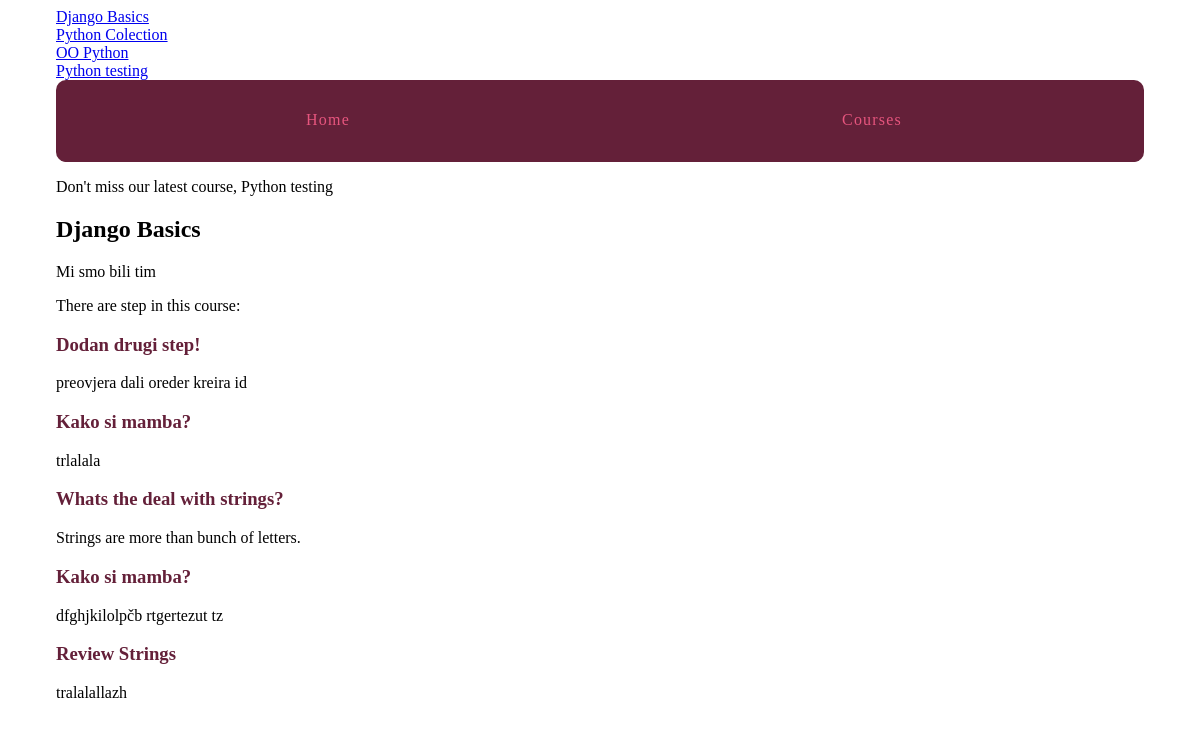
/courses/1, run on the app's committed database.
### courses/models.py (models this page shows, shortened)
class Course(models.Model):
    created_at = models.DateTimeField(auto_now_add=True)
    title = models.CharField(max_length=255)
    description = models.TextField()
    def __str__(self):
        return self.title

class Step(models.Model):
    title = models.CharField(max_length=255)
    description = models.TextField()
    order = models.IntegerField(default=0)
    course = models.ForeignKey(Course,  on_delete=models.CASCADE,)
    class Meta:
        abstract = True
        ordering = ['order',]

class Text(Step):
    content = models.TextField(blank=True, default='')
    def get_absolute_url(self):
        return reverse('courses:Text', kwargs={'course_pk': self.course_id, 'step_pk': self.id})

class Quiz(Step):
    total_questions = models.IntegerField(default=4)
    class Meta:
        verbose_name_plural = "Quizzes"
    def get_absolute_url(self):
        return reverse('courses:Quiz', kwargs={'course_pk': self.course_id, 'step_pk': self.id})

### courses/views.py (the view)
# urls.py: url(r'(?P<pk>\d+)$', views.course_detail, name='Detail'),
def course_detail(request, pk):
    course = get_object_or_404(models.Course, pk=pk)
    steps = sorted(chain(course.text_set.all(), course.quiz_set.all()), key=lambda step:step.order)
    return render(request, 'courses/course_detail.html', {'course': course, 'steps': steps})

### courses/templatetags/course_extras.py (called while the page is built)
@register.simple_tag
def newest_course():
    return Course.objects.latest('created_at')

@register.inclusion_tag('courses/course_nav.html')
def nav_courses_list():
    courses = Course.objects.all()
    return {'courses': courses}

@register.filter('markdown_to_html')
def markdown_to_html(markdown_text):
    html_body = markdown2.markdown(markdown_text)
    return mark_safe(html_body)

### courses/templates/courses/course_detail.html (shortened to what this page needs)
{% extends "layout.html" %}
{% load humanize course_extras %}
{% block content %}
    <article>
        <h2>{{ course.title }}</h2>
        {{ course.description|markdown_to_html }}
        <p>There are {{ course.step_set.count|apnumber }} step{{ course.step_set.count|pluralize }} in this course: {{ course.step_set.all|join:", " }}</p>
        <section>
            {% for step in steps %}
                <h3>
                    <a href="{{ step.get_absolute_url }}">{{ step.title }}</a>
                </h3>
                {{ step.description }}
            {% endfor %}
        </section>
    </article>
{% endblock %}

### templates/layout.html (shortened to what this page needs)
{% load static %}
{% load course_extras %}
<!doctype html>
<html>
    <head>
        <link rel="stylesheet" href="{% static 'css/layout.css' %}">
    </head>
    <body>
        <div class="site-container">
            <div>{% nav_courses_list %}</div>
            <nav>
                <a href="{% url 'Home' %}">Home</a>
                <a href="{% url 'courses:Courses' %}">Courses</a>
            </nav>
            <p>Don't miss our latest course, {% newest_course %}</p>
            {% block content %}{% endblock %}
        </div>
    </body>
</html>

### courses/templates/courses/course_nav.html
{% for course in courses %}
    <div><a href="{% url 'courses:Detail' pk=course.pk %}">{{ course.title }}</a></div>
{% endfor %}

### assets/css/layout.css (style rules this page uses)
html { box-sizing: border-box; }
*, *::after, *::before { box-sizing: inherit; }
.site-container { max-width: 68em; margin-left: auto; margin-right: auto; }
.site-container::after { clear: both; content: ""; display: table; }
.site-container nav { width: 100%; display: table; width: 100%; table-layout: fixed; border-bottom-left-radius: 10px; border-bottom-right-radius: 10px; border-top-left-radius: 10px; border-top-right-radius: 10px; border-bottom-left-radius: 10px; border-top-left-radius: 10px; border-bottom-right-radius: 10px; border-top-right-radius: 10px; background-color: #642039; margin-bottom: 1em; overflow: hidden; }
.site-container nav a { display: table-cell; width: 8.33333%; padding: 10px; border-bottom: 2px solid #642039; color: #e6557e; letter-spacing: 0.075em; line-height: 60px; text-align: center; text-decoration: none; }
article h2 a, article h3 a { color: #642039; text-decoration: none; }

### data on the page
Course: title "Django Basics", description "Mi smo bili tim"
Course: title "Python Colection"
Course: title "OO Python"
Course: title "Python testing"
Text: title "Dodan drugi step!", description "preovjera dali oreder kreira id"
Quiz: title "Kako si mamba?", description "trlalala"
Text: title "Whats the deal with strings?", description "Strings are more than bunch of letters."
Quiz: title "Kako si mamba?", description "dfghjkilolpčb rtgertezut tz"
Quiz: title "Review Strings", description "tralalallazh"
